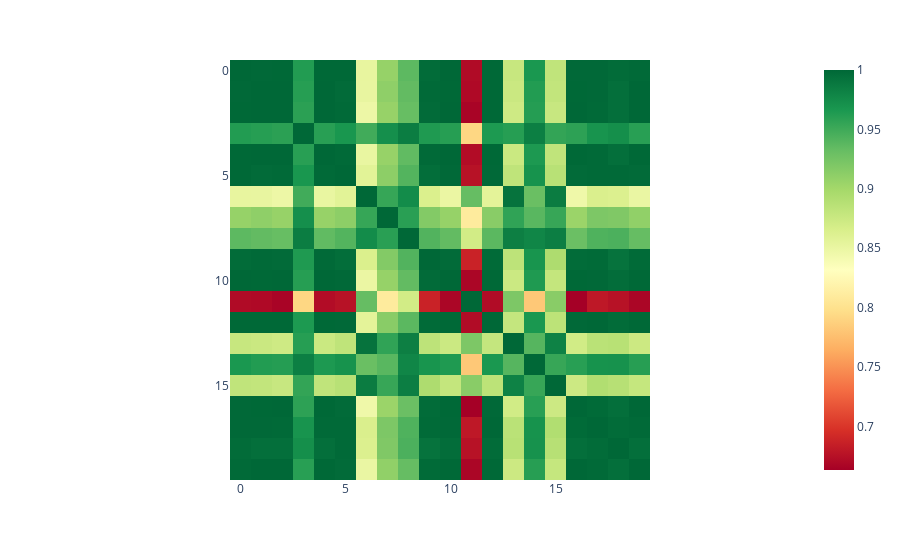

Notebook source saved alongside this figure:
### Code cell
print(similarities.shape)
print(f'Min value: {similarities.min()}')
print(f'Max value: {similarities.max()}')

fig = px.imshow(similarities, color_continuous_scale='RdYlGn')
fig.show()

### Figure 1 — Plotly figure (JSON) as saved in the notebook; plotly's stock layout.template omitted (floating-point values rounded to 4 significant figures; data arrays with more than 128 entries replaced by an {"elided": "..."} marker saying what was removed)
{"data": [{"coloraxis": "coloraxis", "hovertemplate": "x: %{x}<br>y: %{y}<br>color: %{z}<extra></extra>", "name": "0", "type": "heatmap", "xaxis": "x", "yaxis": "y", "z": {"elided": "20x20 float values"}}], "layout": {"coloraxis": {"colorscale": [[0, "rgb(165,0,38)"], [0.1, "rgb(215,48,39)"], [0.2, "rgb(244,109,67)"], [0.3, "rgb(253,174,97)"], [0.4, "rgb(254,224,139)"], [0.5, "rgb(255,255,191)"], [0.6, "rgb(217,239,139)"], [0.7, "rgb(166,217,106)"], [0.8, "rgb(102,189,99)"], [0.9, "rgb(26,152,80)"], [1, "rgb(0,104,55)"]]}, "margin": {"t": 60}, "xaxis": {"anchor": "y", "constrain": "domain", "domain": [0, 1], "scaleanchor": "y"}, "yaxis": {"anchor": "x", "autorange": "reversed", "constrain": "domain", "domain": [0, 1]}}}
